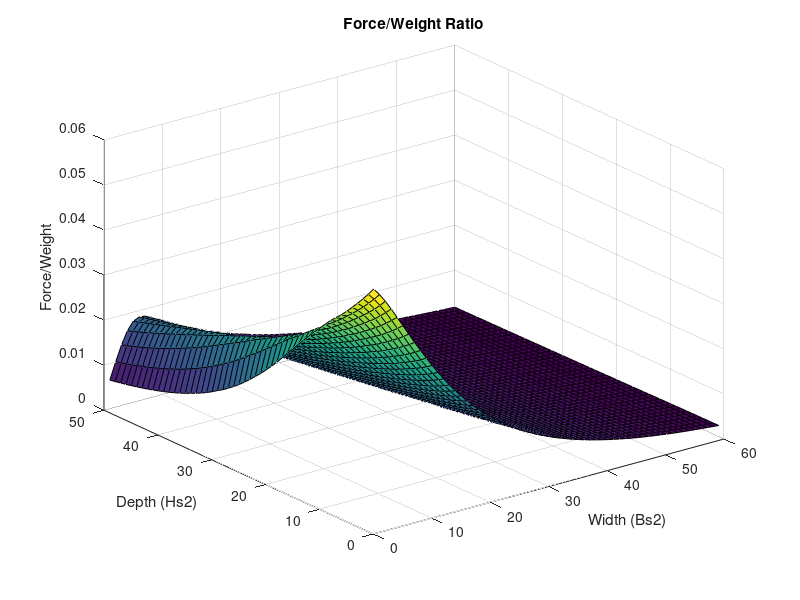
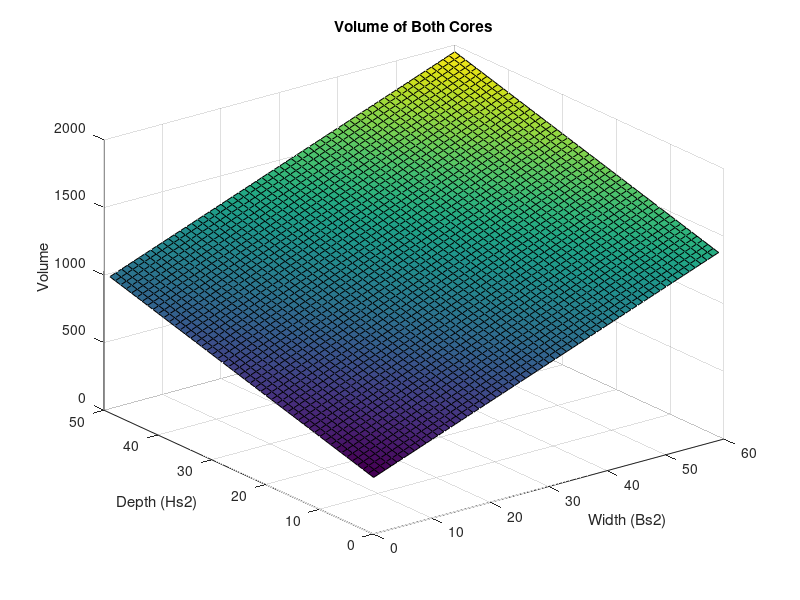
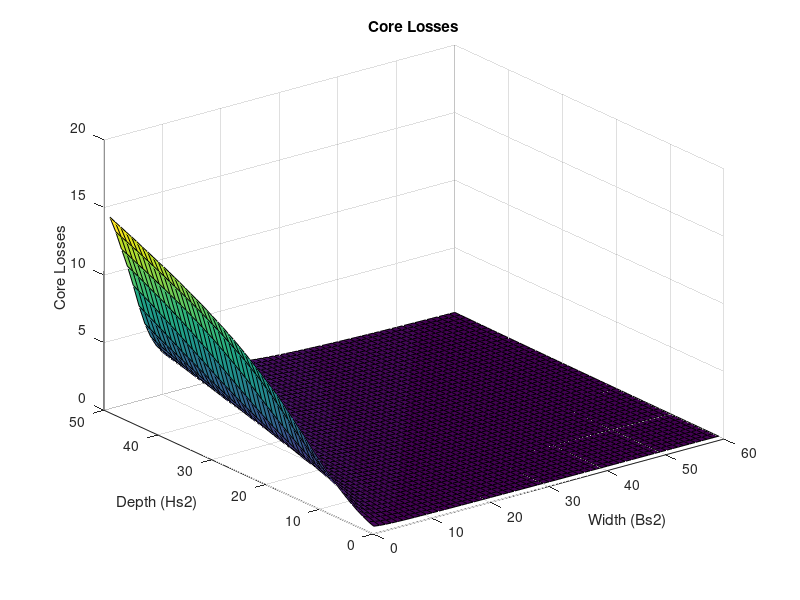
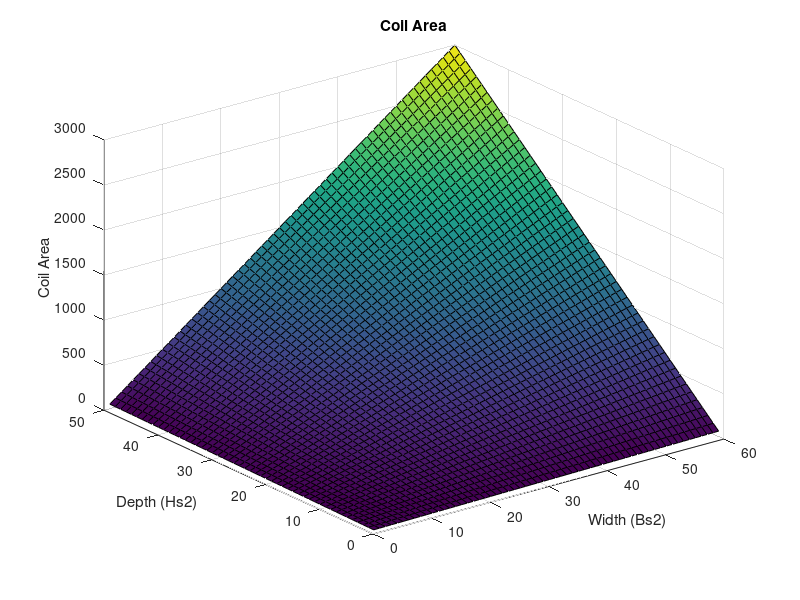

The MATLAB source for these figures, in order:
load('geometry_results.mat');

figure(1);
surf(outputResultX);
title("Force/Weight Ratio");
xlabel('Width (Bs2)');
ylabel('Depth (Hs2)');
zlabel('Force/Weight');

figure(7);
surf(outputLForcex);
title("x Direction Force");
xlabel('Width (Bs2)');
ylabel('Depth (Hs2)');
zlabel('Force');

figure(2);
surf(inputVolume);
title("Volume of Both Cores");
xlabel('Width (Bs2)');
ylabel('Depth (Hs2)');
zlabel('Volume');

figure(3);
surf(outputHLosses);
title("Core Losses");
xlabel('Width (Bs2)');
ylabel('Depth (Hs2)');
zlabel('Core Losses');


figure(4);
surf(inputCoilArea);
title("Coil Area");
xlabel('Width (Bs2)');
ylabel('Depth (Hs2)');
zlabel('Coil Area');


figure(5);
surf(outputLForcex./inputCoilArea);
title("Force/Coil Area");
xlabel('Width (Bs2)');
ylabel('Depth (Hs2)');
zlabel('Force/Coil Area');
